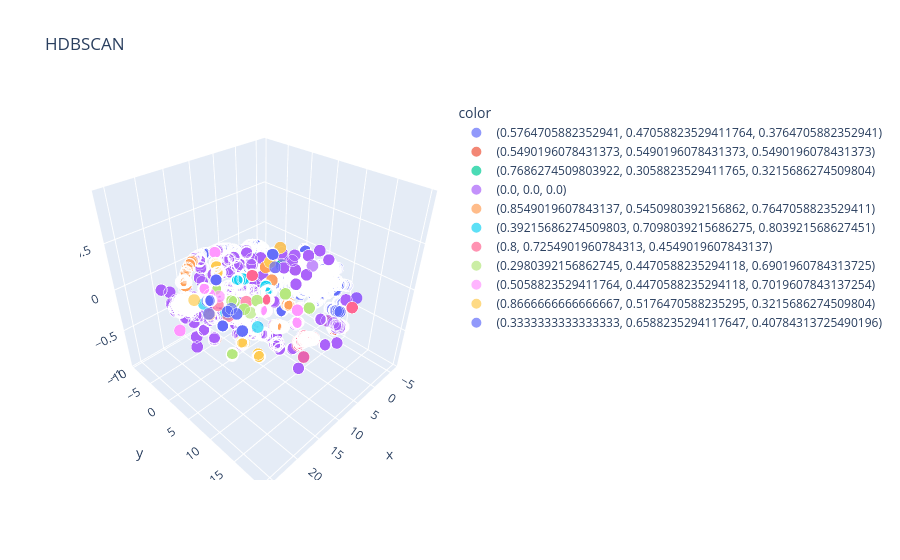

The notebook cell saved with this chart:
### Code cell
plot_clusters(X_embedded_pca,
              HDBSCAN, 
              [], 
              {'min_cluster_size': 100, 'metric': 'cosine'}
)

### Figure 1 — Plotly figure (JSON) as saved in the notebook; plotly's stock layout.template omitted (floating-point values rounded to 4 significant figures; data arrays with more than 128 entries replaced by an {"elided": "..."} marker saying what was removed)
{"data": [{"hovertemplate": "color=(0.5764705882352941, 0.47058823529411764, 0.3764705882352941)<br>x=%{x}<br>y=%{y}<br>z=%{z}<br>size=%{marker.size}<extra></extra>", "legendgroup": "(0.5764705882352941, 0.47058823529411764, 0.3764705882352941)", "marker": {"color": "#636efa", "size": {"elided": "9317 int values"}, "sizemode": "area", "sizeref": 0.005, "symbol": "circle"}, "mode": "markers", "name": "(0.5764705882352941, 0.47058823529411764, 0.3764705882352941)", "scene": "scene", "showlegend": true, "type": "scatter3d", "x": {"elided": "9317 float values"}, "y": {"elided": "9317 float values"}, "z": {"elided": "9317 float values"}}, {"hovertemplate": "color=(0.5490196078431373, 0.5490196078431373, 0.5490196078431373)<br>x=%{x}<br>y=%{y}<br>z=%{z}<br>size=%{marker.size}<extra></extra>", "legendgroup": "(0.5490196078431373, 0.5490196078431373, 0.5490196078431373)", "marker": {"color": "#EF553B", "size": {"elided": "726 int values"}, "sizemode": "area", "sizeref": 0.005, "symbol": "circle"}, "mode": "markers", "name": "(0.5490196078431373, 0.5490196078431373, 0.5490196078431373)", "scene": "scene", "showlegend": true, "type": "scatter3d", "x": {"elided": "726 float values"}, "y": {"elided": "726 float values"}, "z": {"elided": "726 float values"}}, {"hovertemplate": "color=(0.7686274509803922, 0.3058823529411765, 0.3215686274509804)<br>x=%{x}<br>y=%{y}<br>z=%{z}<br>size=%{marker.size}<extra></extra>", "legendgroup": "(0.7686274509803922, 0.3058823529411765, 0.3215686274509804)", "marker": {"color": "#00cc96", "size": {"elided": "654 int values"}, "sizemode": "area", "sizeref": 0.005, "symbol": "circle"}, "mode": "markers", "name": "(0.7686274509803922, 0.3058823529411765, 0.3215686274509804)", "scene": "scene", "showlegend": true, "type": "scatter3d", "x": {"elided": "654 float values"}, "y": {"elided": "654 float values"}, "z": {"elided": "654 float values"}}, {"hovertemplate": "color=(0.0, 0.0, 0.0)<br>x=%{x}<br>y=%{y}<br>z=%{z}<br>size=%{marker.size}<extra></extra>", "legendgroup": "(0.0, 0.0, 0.0)", "marker": {"color": "#ab63fa", "size": {"elided": "6110 int values"}, "sizemode": "area", "sizeref": 0.005, "symbol": "circle"}, "mode": "markers", "name": "(0.0, 0.0, 0.0)", "scene": "scene", "showlegend": true, "type": "scatter3d", "x": {"elided": "6110 float values"}, "y": {"elided": "6110 float values"}, "z": {"elided": "6110 float values"}}, {"hovertemplate": "color=(0.8549019607843137, 0.5450980392156862, 0.7647058823529411)<br>x=%{x}<br>y=%{y}<br>z=%{z}<br>size=%{marker.size}<extra></extra>", "legendgroup": "(0.8549019607843137, 0.5450980392156862, 0.7647058823529411)", "marker": {"color": "#FFA15A", "size": {"elided": "976 int values"}, "sizemode": "area", "sizeref": 0.005, "symbol": "circle"}, "mode": "markers", "name": "(0.8549019607843137, 0.5450980392156862, 0.7647058823529411)", "scene": "scene", "showlegend": true, "type": "scatter3d", "x": {"elided": "976 float values"}, "y": {"elided": "976 float values"}, "z": {"elided": "976 float values"}}, {"hovertemplate": "color=(0.39215686274509803, 0.7098039215686275, 0.803921568627451)<br>x=%{x}<br>y=%{y}<br>z=%{z}<br>size=%{marker.size}<extra></extra>", "legendgroup": "(0.39215686274509803, 0.7098039215686275, 0.803921568627451)", "marker": {"color": "#19d3f3", "size": {"elided": "577 int values"}, "sizemode": "area", "sizeref": 0.005, "symbol": "circle"}, "mode": "markers", "name": "(0.39215686274509803, 0.7098039215686275, 0.803921568627451)", "scene": "scene", "showlegend": true, "type": "scatter3d", "x": {"elided": "577 float values"}, "y": {"elided": "577 float values"}, "z": {"elided": "577 float values"}}, {"hovertemplate": "color=(0.8, 0.7254901960784313, 0.4549019607843137)<br>x=%{x}<br>y=%{y}<br>z=%{z}<br>size=%{marker.size}<extra></extra>", "legendgroup": "(0.8, 0.7254901960784313, 0.4549019607843137)", "marker": {"color": "#FF6692", "size": {"elided": "692 int values"}, "sizemode": "area", "sizeref": 0.005, "symbol": "circle"}, "mode": "markers", "name": "(0.8, 0.7254901960784313, 0.4549019607843137)", "scene": "scene", "showlegend": true, "type": "scatter3d", "x": {"elided": "692 float values"}, "y": {"elided": "692 float values"}, "z": {"elided": "692 float values"}}, {"hovertemplate": "color=(0.2980392156862745, 0.4470588235294118, 0.6901960784313725)<br>x=%{x}<br>y=%{y}<br>z=%{z}<br>size=%{marker.size}<extra></extra>", "legendgroup": "(0.2980392156862745, 0.4470588235294118, 0.6901960784313725)", "marker": {"color": "#B6E880", "size": {"elided": "450 int values"}, "sizemode": "area", "sizeref": 0.005, "symbol": "circle"}, "mode": "markers", "name": "(0.2980392156862745, 0.4470588235294118, 0.6901960784313725)", "scene": "scene", "showlegend": true, "type": "scatter3d", "x": {"elided": "450 float values"}, "y": {"elided": "450 float values"}, "z": {"elided": "450 float values"}}, {"hovertemplate": "color=(0.5058823529411764, 0.4470588235294118, 0.7019607843137254)<br>x=%{x}<br>y=%{y}<br>z=%{z}<br>size=%{marker.size}<extra></extra>", "legendgroup": "(0.5058823529411764, 0.4470588235294118, 0.7019607843137254)", "marker": {"color": "#FF97FF", "size": {"elided": "590 int values"}, "sizemode": "area", "sizeref": 0.005, "symbol": "circle"}, "mode": "markers", "name": "(0.5058823529411764, 0.4470588235294118, 0.7019607843137254)", "scene": "scene", "showlegend": true, "type": "scatter3d", "x": {"elided": "590 float values"}, "y": {"elided": "590 float values"}, "z": {"elided": "590 float values"}}, {"hovertemplate": "color=(0.8666666666666667, 0.5176470588235295, 0.3215686274509804)<br>x=%{x}<br>y=%{y}<br>z=%{z}<br>size=%{marker.size}<extra></extra>", "legendgroup": "(0.8666666666666667, 0.5176470588235295, 0.3215686274509804)", "marker": {"color": "#FECB52", "size": {"elided": "525 int values"}, "sizemode": "area", "sizeref": 0.005, "symbol": "circle"}, "mode": "markers", "name": "(0.8666666666666667, 0.5176470588235295, 0.3215686274509804)", "scene": "scene", "showlegend": true, "type": "scatter3d", "x": {"elided": "525 float values"}, "y": {"elided": "525 float values"}, "z": {"elided": "525 float values"}}, {"hovertemplate": "color=(0.3333333333333333, 0.6588235294117647, 0.40784313725490196)<br>x=%{x}<br>y=%{y}<br>z=%{z}<br>size=%{marker.size}<extra></extra>", "legendgroup": "(0.3333333333333333, 0.6588235294117647, 0.40784313725490196)", "marker": {"color": "#636efa", "size": {"elided": "383 int values"}, "sizemode": "area", "sizeref": 0.005, "symbol": "circle"}, "mode": "markers", "name": "(0.3333333333333333, 0.6588235294117647, 0.40784313725490196)", "scene": "scene", "showlegend": true, "type": "scatter3d", "x": {"elided": "383 float values"}, "y": {"elided": "383 float values"}, "z": {"elided": "383 float values"}}], "layout": {"legend": {"itemsizing": "constant", "title": {"text": "color"}, "tracegroupgap": 0}, "scene": {"domain": {"x": [0, 1], "y": [0, 1]}, "xaxis": {"title": {"text": "x"}}, "yaxis": {"title": {"text": "y"}}, "zaxis": {"title": {"text": "z"}}}, "title": {"text": "HDBSCAN"}}}
